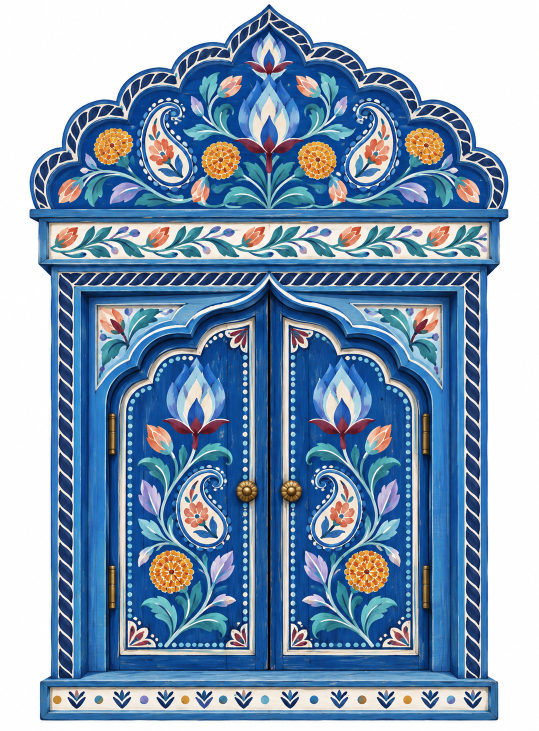
#> input picture design/opening/window-master.png, 1077 x 1461 px (shown at 1/2 size)
$ python build-opening-assets.py
#> lines starting #> are read from the running program, lines starting #| are printed output that depends on the picture; after the words box and inside, x2 and y2 are one past the last pixel; in counts of white or black regions, pixels touching at a corner belong together
"""Cut the opening-sequence window art into animation layers.

Input : design/opening/window-master.png  (closed window on a white background)
Output: public/opening/*.webp and src/components/opening/geometry.ts

Layers (all positioned in the cropped window canvas):
  window-frame.webp    frame with a transparent hole where the shutters sit
  shutter-left.webp    left shutter, hinge on its left edge
  shutter-right.webp   right shutter, hinge on its right edge
  panel.webp           warm cream panel that fills the hole, with a soft inner shadow
  paper.webp           seamless handmade-paper tile for the page background

Run: python3 scripts/build-opening-assets.py [--panel marigold|indigo]   (needs numpy and Pillow)
If you replace the master with a higher-resolution version of the same drawing,
re-measure SEAL_X, SEED and the WINDOW_* constants below, then run again.
"""
import argparse
import json
import pathlib

import numpy as np
from PIL import Image, ImageDraw, ImageFilter

ROOT = pathlib.Path(__file__).resolve().parent.parent
MASTER = ROOT / "design/opening/window-master.png"
OUT = ROOT / "public/opening"
GEOMETRY = ROOT / "src/components/opening/geometry.ts"

# ---- Measurements taken on the 1077x1461 master. Change them if the master changes. ----
SEAL_X = 539.5            # x of the thin dark seam between the two shutters
SEED = (1150, 470)        # (y, x) of a pixel on dark shutter paint, used to start the fill
PAPER_WHITE = 246         # min(r,g,b) at or above this counts as the white page
FRAME_SEAL_PX = 3         # frame colour is grown this much so the fill cannot leak through texture
HAIRLINE_PX = 3           # thin slivers narrower than this are removed from the shutter region
BOTTOM_PERCENTILE = 85     # the sill line is the 85th-percentile bottom row of all shutter columns
SMOOTH_PX = 6             # notches narrower than this (twice) are filled, so the hole edge is not ragged
SHUTTER_BLEED_PX = 2      # shutters overlap the frame by this much, so no seam shows when closed
PANEL_BLEED_PX = 3        # the panel runs this far under the frame
APEX_WINDOW = (14, 536, 558)  # half-width, top row, last row of the shutters' pointed tip
APEX_FLOOR_ROW = 558      # above this row the fill is limited to the tip, so it cannot leak
FEATHER_PX = 0.8          # edge softening for every cut

PAPER_SIZE = 768
PAPER_BASE = (239, 231, 216)
# What shows behind the shutters. `center` is the brightest point, `edge` the colour toward the frame,
# `shade` is what the inner shadow multiplies by, `ink` is the text colour that reads best on it.
PANEL_THEMES = {
    "marigold": {"center": (255, 226, 148), "edge": (236, 150, 58), "shade": (0.80, 0.62, 0.56), "strength": 0.42, "ink": "#1e2e5a"},
    "indigo": {"center": (52, 82, 150), "edge": (20, 34, 84), "shade": (0.55, 0.60, 0.80), "strength": 0.50, "ink": "#f4ecd6"},
}
DEFAULT_PANEL = "marigold"
PANEL_SHADOW_BLUR = 22
PANEL_SHADOW_SHIFT = (6, 10)       # light comes from the upper left, so shade falls lower right
RNG_SEED = 7


def shift_or(mask: np.ndarray) -> np.ndarray:
    out = mask.copy()
    out[1:] |= mask[:-1]
    out[:-1] |= mask[1:]
    out[:, 1:] |= mask[:, :-1]
    out[:, :-1] |= mask[:, 1:]
    return out


def dilate(mask: np.ndarray, n: int) -> np.ndarray:
    for _ in range(n):
        mask = shift_or(mask)
    return mask


def erode(mask: np.ndarray, n: int) -> np.ndarray:
    return ~dilate(~mask, n)


def grow(seed: np.ndarray, allowed: np.ndarray) -> np.ndarray:
    """Flood fill: spread from `seed` through `allowed` pixels."""
    region = seed & allowed
    while True:
        spread = shift_or(region) & allowed
        if (spread == region).all():
            return region
        region = spread


def feather(mask: np.ndarray) -> np.ndarray:
    img = Image.fromarray((mask * 255).astype("uint8"), "L").filter(ImageFilter.GaussianBlur(FEATHER_PX))
    soft = np.asarray(img).astype("float32") / 255
    return np.clip((soft - 0.3) / 0.5, 0, 1)


def bbox(mask: np.ndarray):
    ys, xs = np.where(mask)
    return int(xs.min()), int(ys.min()), int(xs.max()) + 1, int(ys.max()) + 1


def to_rgba(rgb: np.ndarray, alpha: np.ndarray, box) -> Image.Image:
    x0, y0, x1, y1 = box
    out = np.dstack([rgb[y0:y1, x0:x1], (alpha[y0:y1, x0:x1] * 255).astype("uint8")])
    return Image.fromarray(out, "RGBA")


def save(img: Image.Image, name: str, quality: int = 93):
    img.save(OUT / name, "WEBP", quality=quality, method=6)


def window_alpha(near_white: np.ndarray) -> np.ndarray:
    """Alpha of the whole window: white that touches the picture edge is background."""
    border = np.zeros_like(near_white)
    border[0, :] = border[-1, :] = border[:, 0] = border[:, -1] = True
    background = grow(border & near_white, near_white)
    return feather(~background)


def shutter_region(rgb: np.ndarray) -> np.ndarray:
    """Pixels of both shutters, found by flooding inside the lighter-blue frame."""
    a = rgb.astype("float32") / 255
    r, g, b = a[..., 0], a[..., 1], a[..., 2]
    mx, mn = a.max(axis=2), a.min(axis=2)
    sat = (mx - mn) / np.maximum(mx, 1e-6)
    span = np.maximum(mx - mn, 1e-6)
    hue = np.where(mx == r, ((g - b) / span) % 6, np.where(mx == g, (b - r) / span + 2, (r - g) / span + 4)) * 60
    frame_blue = (mx >= 0.66) & (sat >= 0.45) & (hue >= 195) & (hue <= 222)
    free = ~dilate(frame_blue, FRAME_SEAL_PX)

    h, w = free.shape
    yy, xx = np.mgrid[0:h, 0:w]
    half, tip_top, tip_bottom = APEX_WINDOW
    limit = ((yy >= APEX_FLOOR_ROW) & (xx >= 205) & (xx <= 875)) | (
        (np.abs(xx - SEAL_X) <= half) & (yy >= tip_top) & (yy < tip_bottom)
    )
    seed = np.zeros((h, w), bool)
    seed[SEED] = True
    filled = grow(seed, free & limit)

    # Paint inside the shutters (flowers, knobs) can be light blue; fill those holes.
    border = np.zeros_like(filled)
    border[0, :] = border[-1, :] = border[:, 0] = border[:, -1] = True
    outside = grow(border & ~filled, ~filled)
    region = ~outside
    # Remove hairline leaks along the frame's highlight lines, then fill small notches in the edge.
    trimmed = dilate(erode(region, HAIRLINE_PX), HAIRLINE_PX) & region
    smooth = erode(dilate(trimmed, SMOOTH_PX), SMOOTH_PX)
    return flatten_bottom(smooth)


def flatten_bottom(region: np.ndarray) -> np.ndarray:
    """The sill is a straight line. Aqua dots on the shutters' lower border look like frame blue and
    leave small peaks along it, so extend every column down to the common bottom row."""
    columns = np.where(region.any(axis=0))[0]
    last_rows = np.array([np.where(region[:, x])[0].max() for x in columns])
    bottom = int(np.percentile(last_rows, BOTTOM_PERCENTILE))
    out = region.copy()
    for x, last in zip(columns, last_rows):
        out[last : bottom + 1, x] = True
    return out


def make_panel(region: np.ndarray, box, theme: dict) -> Image.Image:
    x0, y0, x1, y1 = box
    h, w = y1 - y0, x1 - x0
    hole = region[y0:y1, x0:x1]
    # Shade falls near the edges and away from the light.
    shifted = np.roll(np.roll(hole, PANEL_SHADOW_SHIFT[1], axis=0), PANEL_SHADOW_SHIFT[0], axis=1)
    soft = np.asarray(
        Image.fromarray((shifted * 255).astype("uint8"), "L").filter(ImageFilter.GaussianBlur(PANEL_SHADOW_BLUR))
    ).astype("float32") / 255
    shade = np.clip(1 - soft, 0, 1) ** 1.3 * theme["strength"]
    yy, xx = np.mgrid[0:h, 0:w]
    # Light is brightest a little below the middle of the opening and falls off toward the frame.
    radial = np.exp(-(((xx - w / 2) / (w * 0.55)) ** 2 + ((yy - h * 0.58) / (h * 0.50)) ** 2) * 1.6)
    centre, edge = np.array(theme["center"], "float32"), np.array(theme["edge"], "float32")
    base = edge[None, None, :] + (centre - edge)[None, None, :] * radial[..., None]
    rng = np.random.default_rng(RNG_SEED)
    grain = rng.normal(0, 2.2, (h, w, 1))
    tint = 1 - shade[..., None] * (1 - np.array(theme["shade"], "float32"))
    rgb = np.clip(base * tint + grain, 0, 255).astype("uint8")
    alpha = feather(dilate(hole, PANEL_BLEED_PX))
    return Image.fromarray(np.dstack([rgb, (alpha * 255).astype("uint8")]), "RGBA")


def make_paper() -> Image.Image:
    """Seamless cream paper: soft mottling, fine tooth and short cotton fibres."""
    n = PAPER_SIZE
    rng = np.random.default_rng(RNG_SEED)

    def blurred_noise(sigma: float) -> np.ndarray:
        spectrum = np.fft.fft2(rng.standard_normal((n, n)))
        fy = np.fft.fftfreq(n)[:, None]
        fx = np.fft.fftfreq(n)[None, :]
        kernel = np.exp(-2 * (np.pi * sigma) ** 2 * (fx**2 + fy**2))
        field = np.real(np.fft.ifft2(spectrum * kernel))
        return field / field.std()

    mottle = blurred_noise(40) * 1.5 + blurred_noise(9) * 0.9
    tooth = rng.normal(0, 1.5, (n, n))

    fibres = Image.new("L", (n, n), 128)
    draw = ImageDraw.Draw(fibres)
    for _ in range(1300):
        x, y = rng.uniform(0, n, 2)
        length = rng.uniform(8, 38)
        angle = rng.uniform(0, np.pi)
        dx, dy = np.cos(angle) * length, np.sin(angle) * length
        tone = int(rng.choice([96, 108, 150, 162]))
        for ox in (-n, 0, n):          # draw wrapped copies so the tile has no seam
            for oy in (-n, 0, n):
                draw.line([(x + ox, y + oy), (x + dx + ox, y + dy + oy)], fill=tone, width=1)
    fibre_field = (np.asarray(fibres.filter(ImageFilter.GaussianBlur(0.5))).astype("float32") - 128) * 0.28

    luminance = mottle + tooth + fibre_field
    rgb = np.clip(np.array(PAPER_BASE, "float32")[None, None, :] + luminance[..., None] * np.array([1.0, 1.0, 0.92]), 0, 255)
    return Image.fromarray(rgb.astype("uint8"), "RGB")


def main():
    parser = argparse.ArgumentParser()
    parser.add_argument("--panel", choices=sorted(PANEL_THEMES), default=DEFAULT_PANEL, help="what shows behind the shutters")
    theme = PANEL_THEMES[parser.parse_args().panel]
    OUT.mkdir(parents=True, exist_ok=True)
    GEOMETRY.parent.mkdir(parents=True, exist_ok=True)
    rgb = np.asarray(Image.open(MASTER).convert("RGB"))
#> rgb is the input picture: shape (1461, 1077, 3); mean R, G, B 131.3, 155.8, 181.6
    near_white = rgb.min(axis=2) >= PAPER_WHITE
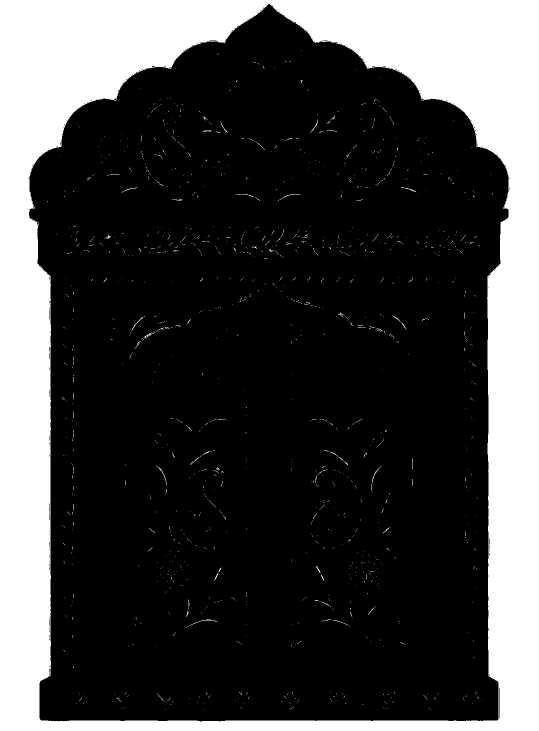
#> near_white: shape (1461, 1077) bool (shown at 1/2 size); 26.6% white; 1471 white regions (1441 under 20 px), largest, box (x1, y1, x2, y2) and area: (0, 0, 1077, 1461) 413753, (379, 1239, 435, 1252) 69, (312, 931, 333, 971) 55

    win_alpha = window_alpha(near_white)
#> in grow, `region = seed & allowed`: region: shape (1461, 1077) bool; 0.32% white in thin lines or dots
#> after the loop in grow, `while True:`: region: shape (1461, 1077) bool; 26.3% white; 1 white region, box (x1, y1, x2, y2) and area: (0, 0, 1077, 1461) 413691
    region = shutter_region(rgb)
#> in shutter_region, `mx, mn = a.max(axis=2), a.min(axis=2)`:
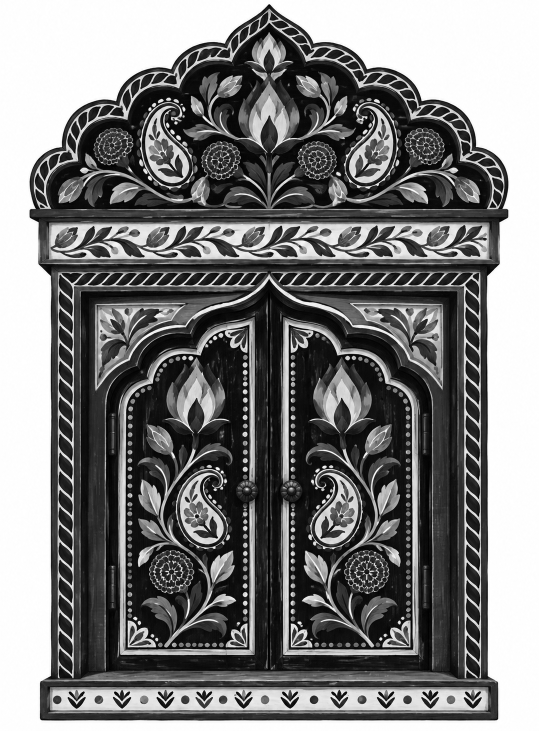
#> mn: shape (1461, 1077) float32 (shown at 1/2 size); min 0, max 1, mean 0.485
#> in shutter_region, `sat = (mx - mn) / np.maximum(mx, 1e-6)`:
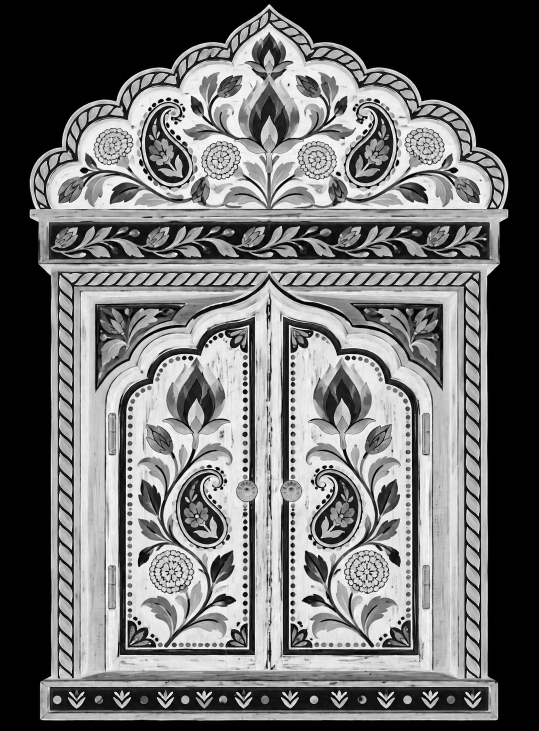
#> sat: shape (1461, 1077) float32 (shown at 1/2 size); min 0, max 1, mean 0.439
#> in shutter_region, `span = np.maximum(mx - mn, 1e-6)`:
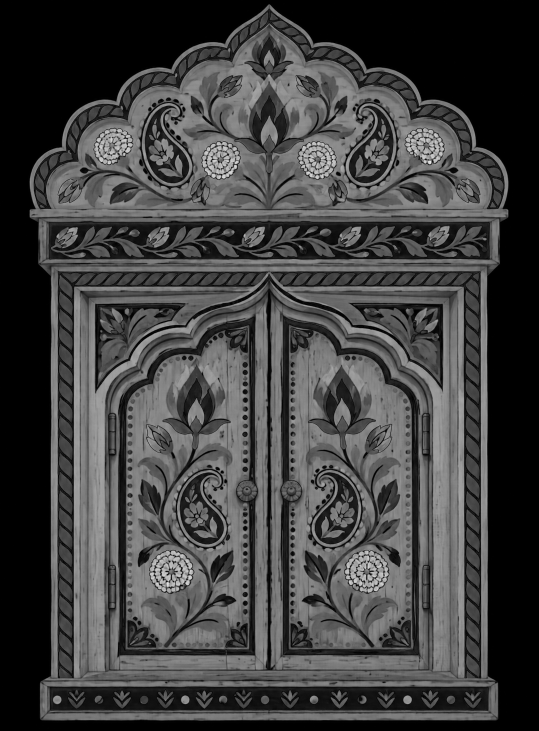
#> span: shape (1461, 1077) float32 (shown at 1/2 size); min 1e-06, max 0.918, mean 0.256
#> in shutter_region, `hue = np.where(mx == r, ((g - b) / span) % 6, np.where(mx == g, (b - r..`:
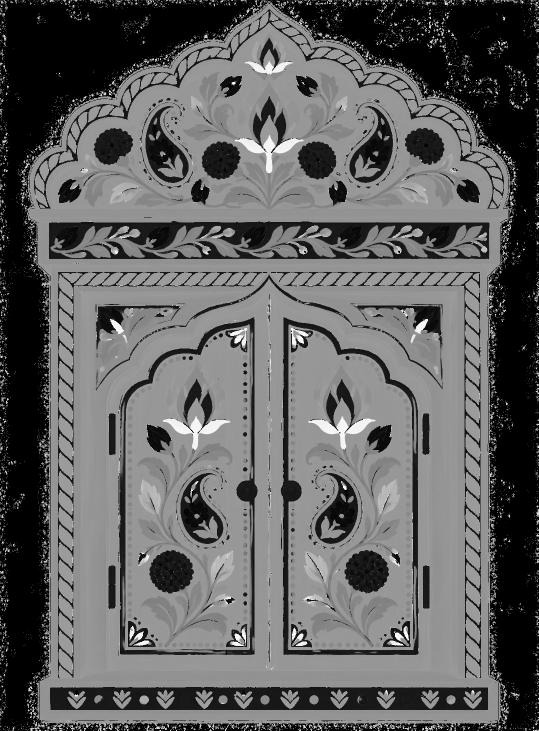
#> hue: shape (1461, 1077) float32 (shown at 1/2 size); min 0, max 359.4, mean 137.7; drawn with min black and max white
#> in shutter_region, `frame_blue = (mx >= 0.66) & (sat >= 0.45) & (hue >= 195) & (hue <= 222)`: frame_blue: shape (1461, 1077) bool; 10.5% white; 2847 white regions (2529 under 20 px), largest, box (x1, y1, x2, y2) and area: (177, 610, 427, 1341) 20619, (562, 589, 898, 1340) 19967, (543, 548, 929, 1351) 12740
#> in shutter_region, `free = ~dilate(frame_blue, FRAME_SEAL_PX)`: free: shape (1461, 1077) bool; 77.8% white; 686 black regions, largest, box (x1, y1, x2, y2) and area: (84, 532, 991, 1375) 154575, (58, 401, 1014, 446) 19118, (568, 531, 979, 1354) 18008
#> in grow (call 2), `region = seed & allowed`: region: shape (1461, 1077) bool; 0% white in thin lines or dots, all inside (x1, y1, x2, y2) = (470, 1150, 471, 1151)
#> after the loop in grow, `while True:`: region: shape (1461, 1077) bool; 23.6% white; 1 white region, box (x1, y1, x2, y2) and area: (210, 542, 867, 1344) 371994
#> after the loop in grow, `while True:`: region: shape (1461, 1077) bool; 72% white; 1 black region, box (x1, y1, x2, y2) and area: (210, 542, 867, 1344) 440426
#> in erode, `return ~dilate(~mask, n)`: returned value: shape (1461, 1077) bool; 27.5% white; 4 white regions (3 under 20 px), largest, box (x1, y1, x2, y2) and area: (215, 557, 863, 1341) 432021
#> call 4 of dilate, with n = 6
#> after the loop in dilate (call 4), `for _ in range(n):`:
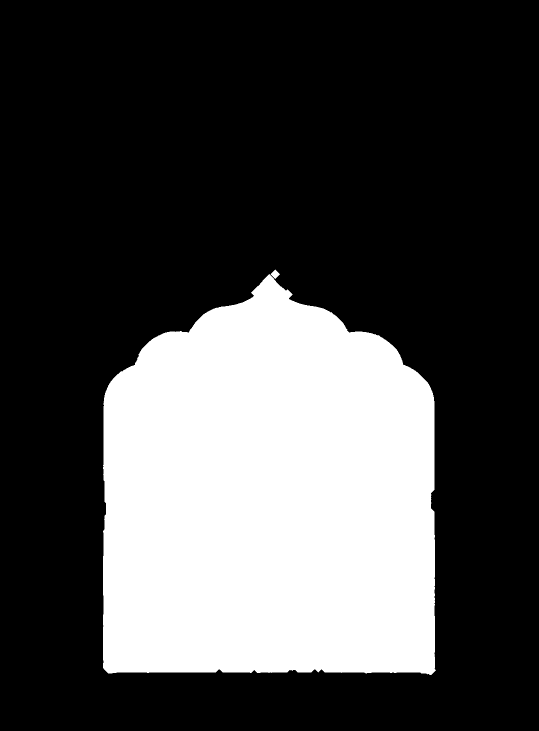
#> mask: shape (1461, 1077) bool (shown at 1/2 size); 28.9% white; 2 white regions, box (x1, y1, x2, y2) and area: (206, 548, 872, 1350) 455051, (541, 539, 560, 558) 181
#> the loop in dilate (call 5), `for _ in range(n):` made 6 passes
#> pass 2, in dilate (call 5), `mask = shift_or(mask)`:
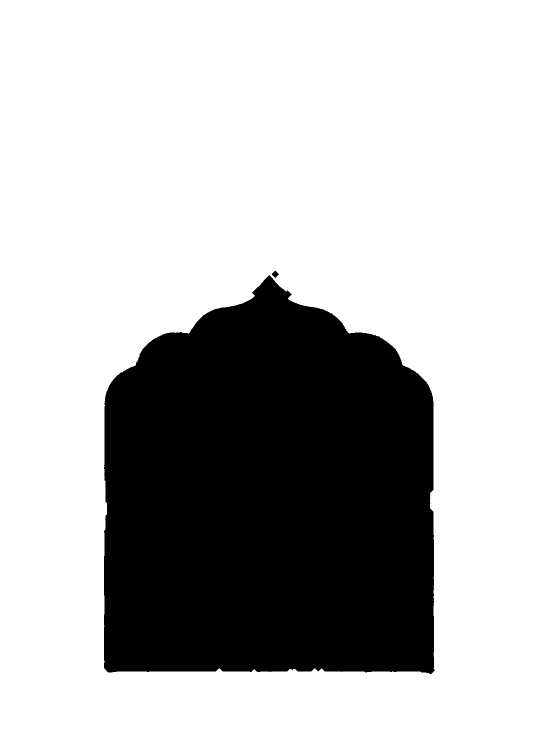
#> mask: shape (1461, 1077) bool (shown at 1/2 size); 71.4% white; 2 black regions, box (x1, y1, x2, y2) and area: (208, 550, 870, 1348) 449997, (543, 541, 558, 556) 113
#> after the loop in dilate (call 5), `for _ in range(n):`: mask: shape (1461, 1077) bool; 72% white; 2 black regions, box (x1, y1, x2, y2) and area: (212, 554, 866, 1344) 439937, (547, 545, 554, 552) 25
#> in flatten_bottom, `columns = np.where(region.any(axis=0))[0]`: columns = 654 values from 212 to 865
#> in flatten_bottom, `last_rows = np.array([np.where(region[:, x])[0].max() for x in columns])`: last_rows = 654 values, max 1343 at index 647, min 1332 at index 225, mean 1337.8
#> in flatten_bottom, `bottom = int(np.percentile(last_rows, BOTTOM_PERCENTILE))`: bottom = 1338
#> the loop in flatten_bottom, `for x, last in zip(columns, last_rows):` made 654 passes
#> last on passes 1 to 3: 1335, 1337, 1338
    win_box = bbox(win_alpha > 0.5)
#> win_box = (58, 8, 1018, 1442)
    wx0, wy0, wx1, wy1 = win_box
#> wx0 = 58; wy0 = 8; wx1 = 1018; wy1 = 1442

    yy, xx = np.mgrid[0 : region.shape[0], 0 : region.shape[1]]
    bled = dilate(region, SHUTTER_BLEED_PX)
    left_mask = bled & (xx <= SEAL_X + 2)
    right_mask = bled & (xx >= SEAL_X - 2)

    frame_alpha = win_alpha * (1 - feather(region))
    save(to_rgba(rgb, frame_alpha, win_box), "window-frame.webp")
#> in to_rgba, `x0, y0, x1, y1 = box`: x0 = 58; y0 = 8; x1 = 1018; y1 = 1442

    boxes = {}
    for name, mask in (("left", left_mask), ("right", right_mask)):
        box = bbox(mask)
        save(to_rgba(rgb, feather(mask), box), f"shutter-{name}.webp")
        boxes[name] = box
#> this loop made 2 passes
#> (name, x0 in to_rgba, y0 in to_rgba, x1 in to_rgba, y1 in to_rgba) on passes 1 to 2: ('left', 210, 552, 542, 1343), ('right', 538, 543, 868, 1346)
#> after the loop, boxes = {'left': (210, 552, 542, 1343), 'right': (538, 543, 868, 1346)}
    panel_box = bbox(dilate(region, PANEL_BLEED_PX))
#> panel_box = (209, 542, 869, 1347)
    save(make_panel(region, panel_box, theme), "panel.webp")
#> in make_panel, `x0, y0, x1, y1 = box`: x0 = 209; y0 = 542; x1 = 869; y1 = 1347
#> in make_panel, `h, w = y1 - y0, x1 - x0`: h = 805; w = 660
    save(make_paper(), "paper.webp", quality=82)

    def rel(box):
        x0, y0, x1, y1 = box
        return {"x": x0 - wx0, "y": y0 - wy0, "w": x1 - x0, "h": y1 - y0}

    geometry = {
        "window": {"w": wx1 - wx0, "h": wy1 - wy0},
        "shutterLeft": rel(boxes["left"]),
        "shutterRight": rel(boxes["right"]),
        "panel": rel(panel_box),
        "panelInk": theme["ink"],
    }
    GEOMETRY.write_text(
        "// Generated by scripts/build-opening-assets.py. Pixel positions inside the cropped window art.\n"
        f"export const OPENING_GEOMETRY = {json.dumps(geometry, indent=2)} as const;\n"
    )
    print(json.dumps(geometry, indent=2))
#> (printed output is left out)


if __name__ == "__main__":
    main()
